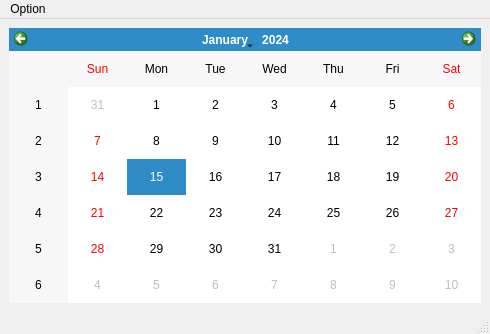
<?xml version="1.0" encoding="UTF-8"?>
<ui version="4.0">
 <class>MainWindow</class>
 <widget class="QMainWindow" name="MainWindow">
  <property name="geometry">
   <rect>
    <x>0</x>
    <y>0</y>
    <width>490</width>
    <height>334</height>
   </rect>
  </property>
  <property name="windowTitle">
   <string>MainWindow</string>
  </property>
  <widget class="QWidget" name="centralwidget">
   <layout class="QHBoxLayout" name="horizontalLayout">
    <item>
     <widget class="QCalendarWidget" name="calendarWidget">
      <property name="locale">
       <locale language="English" country="UnitedStates"/>
      </property>
      <property name="minimumDate">
       <date>
        <year>1900</year>
        <month>9</month>
        <day>14</day>
       </date>
      </property>
      <property name="maximumDate">
       <date>
        <year>2100</year>
        <month>12</month>
        <day>31</day>
       </date>
      </property>
     </widget>
    </item>
   </layout>
  </widget>
  <widget class="QMenuBar" name="menubar">
   <property name="geometry">
    <rect>
     <x>0</x>
     <y>0</y>
     <width>490</width>
     <height>22</height>
    </rect>
   </property>
   <widget class="QMenu" name="menuOption">
    <property name="title">
     <string>Option</string>
    </property>
    <addaction name="actionClose"/>
   </widget>
   <addaction name="menuOption"/>
  </widget>
  <widget class="QStatusBar" name="statusbar"/>
  <action name="actionClose">
   <property name="icon">
    <iconset resource="Resource.qrc">
     <normaloff>:/res/img/Resource.png</normaloff>:/res/img/Resource.png</iconset>
   </property>
   <property name="text">
    <string>Close</string>
   </property>
   <property name="shortcut">
    <string>Esc</string>
   </property>
  </action>
 </widget>
 <resources>
  <include location="Resource.qrc"/>
 </resources>
 <connections/>
</ui>
